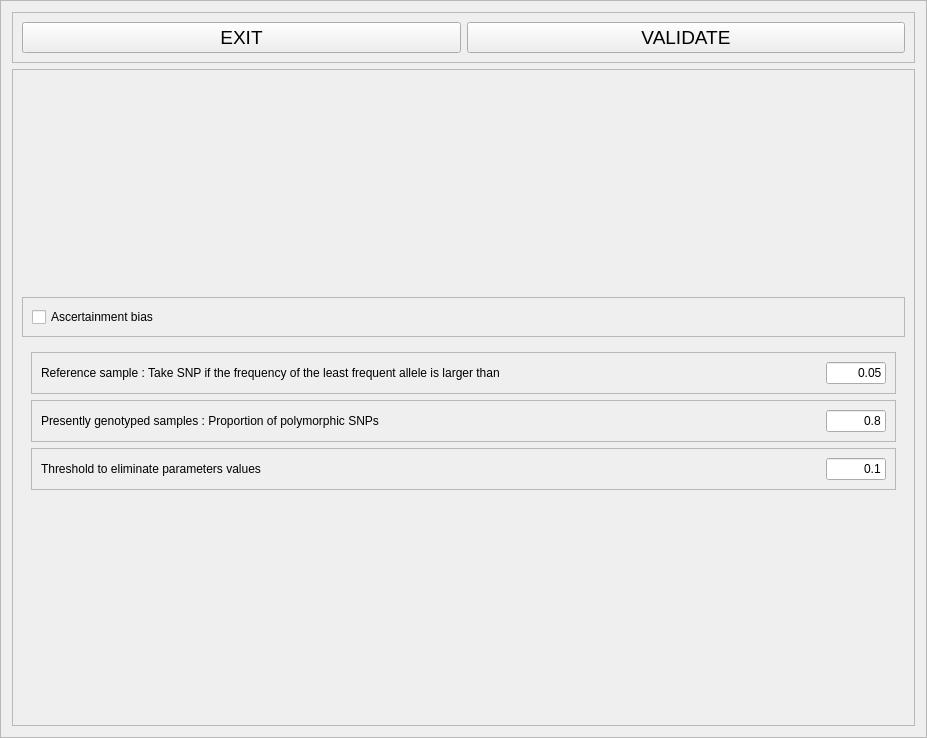
<?xml version="1.0" encoding="UTF-8"?>
<ui version="4.0">
 <class>Frame</class>
 <widget class="QFrame" name="Frame">
  <property name="geometry">
   <rect>
    <x>0</x>
    <y>0</y>
    <width>927</width>
    <height>738</height>
   </rect>
  </property>
  <property name="windowTitle">
   <string>Frame</string>
  </property>
  <property name="frameShape">
   <enum>QFrame::StyledPanel</enum>
  </property>
  <property name="frameShadow">
   <enum>QFrame::Raised</enum>
  </property>
  <layout class="QVBoxLayout" name="verticalLayout_6">
   <item>
    <widget class="QFrame" name="frame_6">
     <property name="frameShape">
      <enum>QFrame::StyledPanel</enum>
     </property>
     <property name="frameShadow">
      <enum>QFrame::Raised</enum>
     </property>
     <layout class="QHBoxLayout" name="horizontalLayout_9">
      <item>
       <widget class="QPushButton" name="exitButton">
        <property name="font">
         <font>
          <pointsize>14</pointsize>
         </font>
        </property>
        <property name="toolTip">
         <string>Leave this screen without loosing any change</string>
        </property>
        <property name="text">
         <string>EXIT</string>
        </property>
        <property name="shortcut">
         <string>Alt+E</string>
        </property>
       </widget>
      </item>
      <item>
       <widget class="QPushButton" name="okButton">
        <property name="font">
         <font>
          <pointsize>14</pointsize>
         </font>
        </property>
        <property name="toolTip">
         <string>Test and save data (Alt+o)</string>
        </property>
        <property name="text">
         <string>VALIDATE</string>
        </property>
        <property name="shortcut">
         <string>Alt+V</string>
        </property>
       </widget>
      </item>
     </layout>
    </widget>
   </item>
   <item>
    <layout class="QHBoxLayout" name="horizontalLayout_3">
     <item>
      <layout class="QVBoxLayout" name="verticalLayout_5">
       <item>
        <layout class="QHBoxLayout" name="horizontalLayout_2"/>
       </item>
       <item>
        <widget class="QScrollArea" name="scrollArea">
         <property name="widgetResizable">
          <bool>true</bool>
         </property>
         <widget class="QWidget" name="scrollAreaWidgetContents">
          <property name="geometry">
           <rect>
            <x>0</x>
            <y>0</y>
            <width>897</width>
            <height>639</height>
           </rect>
          </property>
          <layout class="QVBoxLayout" name="verticalLayout_3">
           <item>
            <spacer name="verticalSpacer_2">
             <property name="orientation">
              <enum>Qt::Vertical</enum>
             </property>
             <property name="sizeHint" stdset="0">
              <size>
               <width>20</width>
               <height>40</height>
              </size>
             </property>
            </spacer>
           </item>
           <item>
            <widget class="QFrame" name="frame">
             <property name="frameShape">
              <enum>QFrame::StyledPanel</enum>
             </property>
             <property name="frameShadow">
              <enum>QFrame::Raised</enum>
             </property>
             <layout class="QHBoxLayout" name="horizontalLayout_4">
              <item>
               <widget class="QCheckBox" name="ascCheck">
                <property name="text">
                 <string>Ascertainment bias</string>
                </property>
               </widget>
              </item>
             </layout>
            </widget>
           </item>
           <item>
            <widget class="QFrame" name="valuesFrame">
             <property name="frameShape">
              <enum>QFrame::NoFrame</enum>
             </property>
             <property name="frameShadow">
              <enum>QFrame::Raised</enum>
             </property>
             <layout class="QVBoxLayout" name="verticalLayout">
              <item>
               <widget class="QFrame" name="frame_3">
                <property name="frameShape">
                 <enum>QFrame::StyledPanel</enum>
                </property>
                <property name="frameShadow">
                 <enum>QFrame::Raised</enum>
                </property>
                <layout class="QHBoxLayout" name="horizontalLayout_5">
                 <item>
                  <widget class="QLabel" name="asc1Label">
                   <property name="text">
                    <string>Reference sample : Take SNP if the frequency of the least frequent allele is larger than</string>
                   </property>
                  </widget>
                 </item>
                 <item>
                  <spacer name="horizontalSpacer_3">
                   <property name="orientation">
                    <enum>Qt::Horizontal</enum>
                   </property>
                   <property name="sizeHint" stdset="0">
                    <size>
                     <width>40</width>
                     <height>20</height>
                    </size>
                   </property>
                  </spacer>
                 </item>
                 <item>
                  <widget class="QLineEdit" name="asc1ValEdit">
                   <property name="minimumSize">
                    <size>
                     <width>60</width>
                     <height>0</height>
                    </size>
                   </property>
                   <property name="maximumSize">
                    <size>
                     <width>60</width>
                     <height>16777215</height>
                    </size>
                   </property>
                   <property name="text">
                    <string>0.05</string>
                   </property>
                   <property name="alignment">
                    <set>Qt::AlignRight|Qt::AlignTrailing|Qt::AlignVCenter</set>
                   </property>
                  </widget>
                 </item>
                </layout>
               </widget>
              </item>
              <item>
               <widget class="QFrame" name="frame_4">
                <property name="frameShape">
                 <enum>QFrame::StyledPanel</enum>
                </property>
                <property name="frameShadow">
                 <enum>QFrame::Raised</enum>
                </property>
                <layout class="QHBoxLayout" name="horizontalLayout_6">
                 <item>
                  <widget class="QLabel" name="asc2Label">
                   <property name="text">
                    <string>Presently genotyped samples : Proportion of polymorphic SNPs</string>
                   </property>
                  </widget>
                 </item>
                 <item>
                  <spacer name="horizontalSpacer">
                   <property name="orientation">
                    <enum>Qt::Horizontal</enum>
                   </property>
                   <property name="sizeHint" stdset="0">
                    <size>
                     <width>40</width>
                     <height>20</height>
                    </size>
                   </property>
                  </spacer>
                 </item>
                 <item>
                  <widget class="QLineEdit" name="asc2ValEdit">
                   <property name="minimumSize">
                    <size>
                     <width>60</width>
                     <height>0</height>
                    </size>
                   </property>
                   <property name="maximumSize">
                    <size>
                     <width>60</width>
                     <height>16777215</height>
                    </size>
                   </property>
                   <property name="text">
                    <string>0.8</string>
                   </property>
                   <property name="alignment">
                    <set>Qt::AlignRight|Qt::AlignTrailing|Qt::AlignVCenter</set>
                   </property>
                  </widget>
                 </item>
                </layout>
               </widget>
              </item>
              <item>
               <widget class="QFrame" name="frame_5">
                <property name="frameShape">
                 <enum>QFrame::StyledPanel</enum>
                </property>
                <property name="frameShadow">
                 <enum>QFrame::Raised</enum>
                </property>
                <layout class="QHBoxLayout" name="horizontalLayout_7">
                 <item>
                  <widget class="QLabel" name="asc3Label">
                   <property name="text">
                    <string>Threshold to eliminate parameters values</string>
                   </property>
                  </widget>
                 </item>
                 <item>
                  <spacer name="horizontalSpacer_2">
                   <property name="orientation">
                    <enum>Qt::Horizontal</enum>
                   </property>
                   <property name="sizeHint" stdset="0">
                    <size>
                     <width>40</width>
                     <height>20</height>
                    </size>
                   </property>
                  </spacer>
                 </item>
                 <item>
                  <widget class="QLineEdit" name="asc3ValEdit">
                   <property name="minimumSize">
                    <size>
                     <width>60</width>
                     <height>0</height>
                    </size>
                   </property>
                   <property name="maximumSize">
                    <size>
                     <width>60</width>
                     <height>16777215</height>
                    </size>
                   </property>
                   <property name="text">
                    <string>0.1</string>
                   </property>
                   <property name="alignment">
                    <set>Qt::AlignRight|Qt::AlignTrailing|Qt::AlignVCenter</set>
                   </property>
                  </widget>
                 </item>
                </layout>
               </widget>
              </item>
             </layout>
            </widget>
           </item>
           <item>
            <spacer name="verticalSpacer">
             <property name="orientation">
              <enum>Qt::Vertical</enum>
             </property>
             <property name="sizeHint" stdset="0">
              <size>
               <width>20</width>
               <height>40</height>
              </size>
             </property>
            </spacer>
           </item>
          </layout>
         </widget>
        </widget>
       </item>
      </layout>
     </item>
    </layout>
   </item>
  </layout>
 </widget>
 <resources/>
 <connections/>
</ui>
